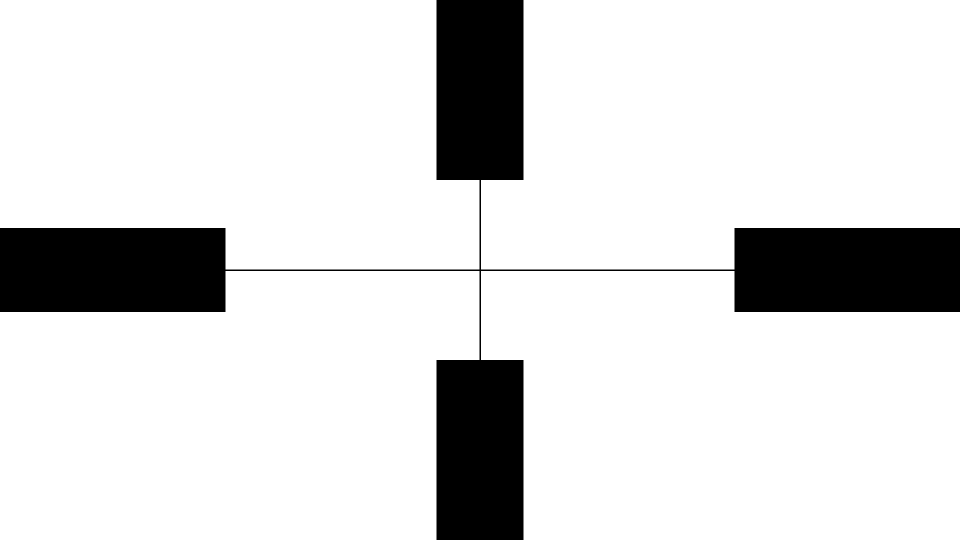
#> input picture calibration_picture.jpg, 1920 x 1080 px (shown at 1/2 size)
$ python main.py
#> lines starting #> are read from the running program, lines starting #| are printed output that depends on the picture; after the words box and inside, x2 and y2 are one past the last pixel; in counts of white or black regions, pixels touching at a corner belong together
import cv2
import numpy as np
from numpy import ndarray
from sklearn.cluster import KMeans
import time
import matplotlib.pyplot as plt
from PIL import ImageGrab

def test():
    print("hello world")

# [75 lines left out: functions capture_image, screen_shoot, check_camera_orientation, slope, not called in this run]


"""
几个问题
1、像素的大小转换为实际的距离的大小 向左向右移动
2、像素的大小转换为实际的角度大小，旋转

思考： 用调整的方式来使得值在一个目标的值附近移动，直到趋于理想
3、由于旋转的装置的圆心与摄像头的光心不重合 导致在旋转的时候其他方向的也会发生变

"""


def hough(image_path=None, img_frame=np.array([])):
    # 检查输入的是图片路径还是帧
#> called with image_path = 'calibration_picture.jpg', img_frame = array of shape (0,)
    if img_frame.size == 0 and image_path != None:
        img = cv2.imread(image_path, cv2.IMREAD_COLOR)
#> img is the input picture: shape (1080, 1920, 3); min 0, max 255, mean 220.5
        img = cv2.cvtColor(img, cv2.COLOR_BGR2RGB)
    elif img_frame.size != 0 and image_path == None:
        img = img_frame
    else:
        print("输入有误，检查输入")
        return

    # 求图片的中心位置
    height, width, _ = img.shape
#> height = 1080; width = 1920
    center_x = width // 2
#> center_x = 960
    center_y = height // 2
#> center_y = 540

    img_res = img[center_y - 100:center_y + 100,center_x - 100:center_x + 100]  # 感兴趣区域先是纵向，然后是横向
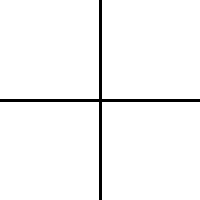
#> img_res: shape (200, 200, 3); min 0, max 255, mean 247.4
    gray_res = cv2.cvtColor(img_res, cv2.COLOR_BGR2GRAY)
    gray = cv2.cvtColor(img, cv2.COLOR_BGR2GRAY)
    # cv2.imshow("灰度图片",gray)
    # cv2.waitKey(0)
    # 将灰度图转为二值图
    thresh = 127
    _, binary_image = cv2.threshold(gray, thresh, 255, cv2.THRESH_BINARY)
#> binary_image: shape (1080, 1920); 86.5% white; 1 black region, box (x1, y1, x2, y2) and area: (0, 0, 1920, 1080) 280941
    # 边缘检测算法
    edges = cv2.Canny(gray_res, 50, 150)
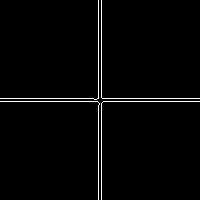
#> edges: shape (200, 200); 2% white in thin lines or dots
    # 2.霍夫直线变换
    lines_ = cv2.HoughLines(edges, 0.8, np.pi / 180, 90)
#> lines_ = [[97.6, 0], [100.8, 0], [100.8, 1.57], [97.6, 1.57]]
    lines_select=lines_[:,0,1]
#> lines_select = [0, 0, 1.57, 1.57]
    count_first = lines_.shape[0]
#> count_first = 4
    # 创建KMeans模型，设置聚类数为2，因为已知是两条故聚类设置为2
    kmeans = KMeans(n_clusters=2, n_init=10)
    lines = lines_select.reshape(count_first, 1)
#> lines = [0, 0, 1.57, 1.57]
    lines_42 = lines_.reshape(count_first, 2)
#> lines_42 has the same summary as lines_

    # 拟合模型
    kmeans.fit(lines)
    # 获取聚类标签
    labels = kmeans.labels_
    theta_sum_1 = 0
    roh_sum_1 = 0
    count_1 = 0
    theta_sum_0 = 0
    roh_sum_0 = 0
    count_0 = 0
    for i, label in enumerate(labels):
        # if label not in clusters:
        #     clusters[label] = []
        # clusters[label].append(lines[i])
        if label == 1:
            theta_sum_1 += lines_42[i][1]
            roh_sum_1 += lines_42[i][0]
            count_1 += 1
        else:
            theta_sum_0 += lines_42[i][1]
            roh_sum_0 += lines_42[i][0]
            count_0 += 1
#> this loop made 4 passes
#> (theta_sum_1, roh_sum_1) on passes 1 to 2: (0, 97.6), (0, 198.4)
#> (theta_sum_0, roh_sum_0) on passes 3 to 4: (1.57, 100.8), (3.14, 198.4)
#> after the loop, count_0 = 2; count_1 = 2; roh_sum_0 = 198.4; roh_sum_1 = 198.4; theta_sum_0 = 3.14; theta_sum_1 = 0
    # 获得旋转平均值
    theta_mean_1 = theta_sum_1 / count_1
#> theta_mean_1 = 0
    theta_mean_0 = theta_sum_0 / count_0
#> theta_mean_0 = 1.57
    # 获取roh的平均值
    roh_mean_0 = roh_sum_0 / count_0
#> roh_mean_0 = 99.2
    roh_mean_1 = roh_sum_1 / count_1
#> roh_mean_1 = 99.2
    # 旋转调整
    print("顺时针旋转" + str(min(theta_mean_0, theta_mean_1) * 180 / np.pi) + "度")
#| 顺时针旋转0.0度

    # 求两条直线的交点的坐标
    A = np.array([[np.cos(theta_mean_1), np.sin(theta_mean_1)], [np.cos(theta_mean_0), np.sin(theta_mean_0)]])
#> A = [[1, 0], [-4.37e-08, 1]]
    b = np.array([roh_mean_1, roh_mean_0])
#> b = [99.2, 99.2]
    res_equation = np.linalg.solve(A, b)
#> res_equation = [99.2, 99.2]
    intersection_x = res_equation[0]
#> intersection_x = 99.2
    intersection_y = res_equation[1]
#> intersection_y = 99.2

    height_res, width_res, _ = img_res.shape
#> height_res = 200; width_res = 200
    center_res_x = width_res // 2
#> center_res_x = 100
    center_res_y = height_res // 2
#> center_res_y = 100

    # 如果要将摄像头的中心位置移动到交点
    x_distance = intersection_x - center_res_x  # 向左移动像素点
#> x_distance = -0.8
    y_distance = intersection_y - center_res_y  # 向下移动像素点
#> y_distance = -0.8
    print("向左移动" + str(x_distance) + "个像素点" + '\n' + "向下移动" + str(y_distance) + "个像素点")
#| 向左移动-0.7999992370605469个像素点
#| 向下移动-0.7999949008905247个像素点

    # 调整相机的pitch角和yaw角，根据图片的横纵中轴线位置上下的像素值大于100的个数来推断 用百分比的差
    up_row = binary_image[:center_y]
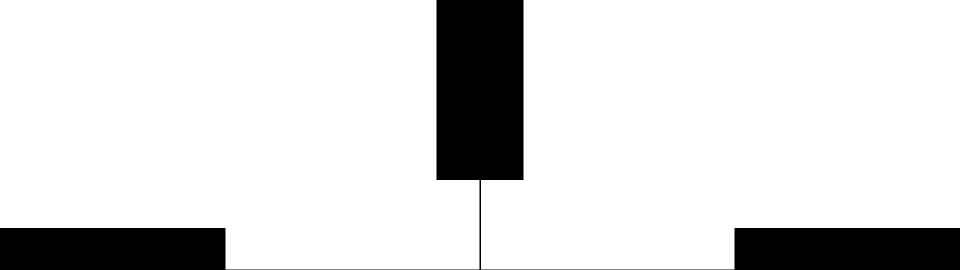
#> up_row: shape (540, 1920) (shown at 1/2 size); 86.5% white; 1 black region, box (x1, y1, x2, y2) and area: (0, 0, 1920, 540) 139963
    down_row = binary_image[center_y:]
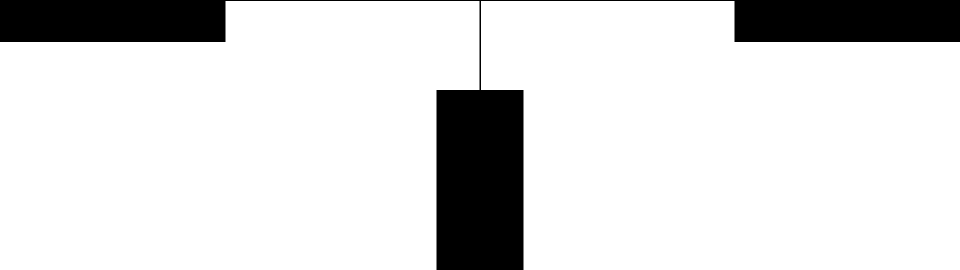
#> down_row: shape (540, 1920) (shown at 1/2 size); 86.4% white; 1 black region, box (x1, y1, x2, y2) and area: (0, 0, 1920, 540) 140978
    left_column = binary_image[:, :center_x]
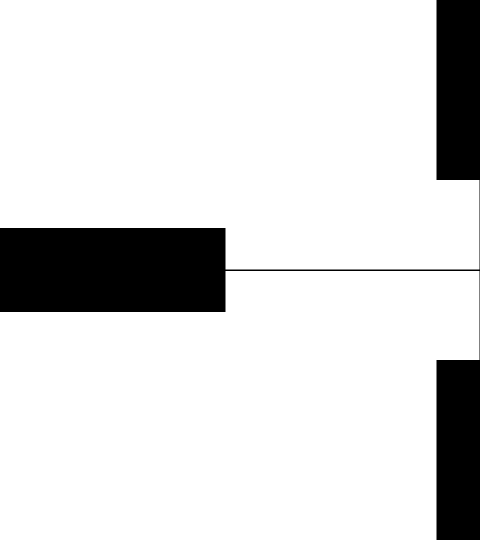
#> left_column: shape (1080, 960) (shown at 1/2 size); 86.5% white; 1 black region, box (x1, y1, x2, y2) and area: (0, 0, 960, 1080) 140292
    right_column = binary_image[:, center_x:]
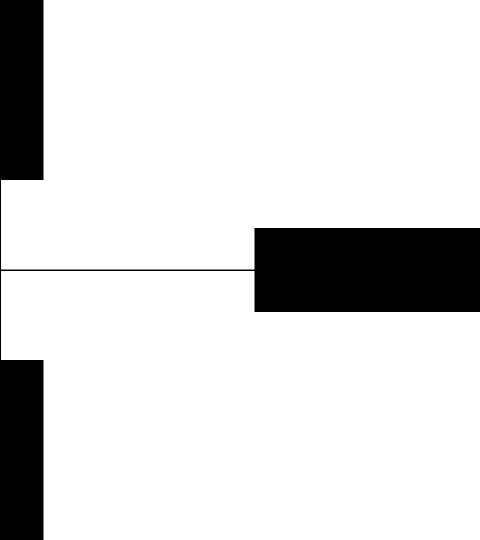
#> right_column: shape (1080, 960) (shown at 1/2 size); 86.4% white; 1 black region, box (x1, y1, x2, y2) and area: (0, 0, 960, 1080) 140649

    up_count = np.sum(up_row > 100)
#> up_count = 896837
    down_count = np.sum(down_row > 100)
#> down_count = 895822
    left_count = np.sum(left_column > 100)
#> left_count = 896508
    right_count = np.sum(right_column > 100)
#> right_count = 896151

    delta_up_down_count = up_count - down_count
#> delta_up_down_count = 1015
    delta_left_right_count = left_count - right_count
#> delta_left_right_count = 357
    sum_255 = up_count + down_count
#> sum_255 = 1792659

    print("pitch角需要向下转" + str(delta_up_down_count / sum_255 * 100) + '%' + '\n' + "yaw角需要向右转" + str(
        delta_left_right_count / sum_255 * 100) + '%' + '\n')
#| pitch角需要向下转0.056619803320096015%
#| yaw角需要向右转0.019914551512585494%

    # 最后调整相机的远近 这个要看需求让相机的fov覆盖屏幕多少范围


if __name__ == "__main__":
    while True:
        #从本地读取图片
        calibration_image_path = r"calibration_picture.jpg"
        hough(image_path=calibration_image_path)

        # [6 lines of commented-out code are left out]

        time.sleep(0.2)
